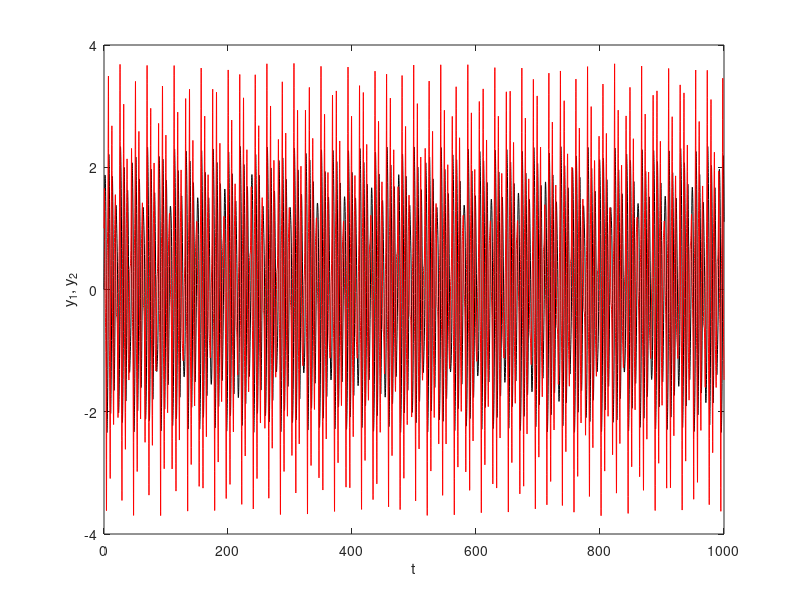
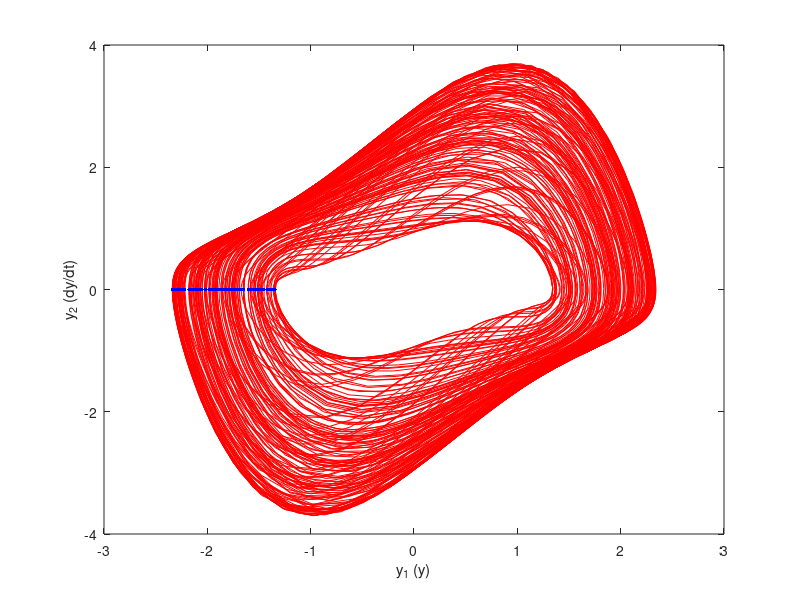
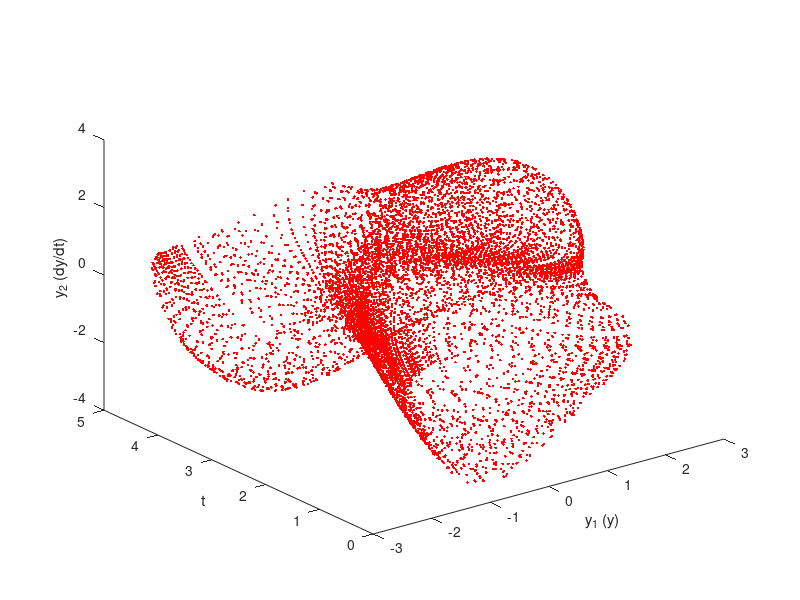
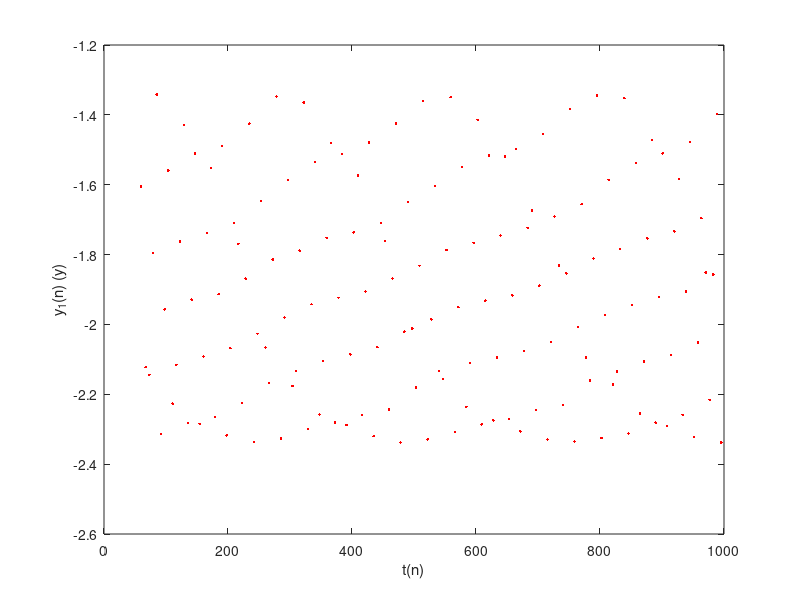

Here is the MATLAB script that generated these plots, in order:

function [] = vdp3


%Parameters
t0 = 0;
t1 = 1000;
mu = 1;
omega = 1.3;

%Initial conditions
y_init = [0,1];

%Time
tspan = [t0,t1];

%ODE solution
options = odeset('events',@(t,y)events(t,y,mu,omega),'reltol',1e-3,'abstol',1e-3);
[t,y,te,ye,ie] = ode45(@(t,y) vdp_oscillator(t,y,mu,omega),tspan,y_init,options);

%Plotting
figure(1)
plot(t,y(:,1),'k', t,y(:,2),'r')
xlabel('t'),ylabel('y_1, y_2')

figure(2)
plot(y(:,1),y(:,2),'r')
xlabel('y_1 (y)'),ylabel('y_2 (dy/dt)')
hold on
plot(ye(:,1),ye(:,2),'b.')
hold off

figure(3)
plot3(y(:,1),mod(t,2*pi/omega),y(:,2),'r.')
xlabel('y_1 (y)'),ylabel('t'),zlabel('y_2 (dy/dt)')

figure(4)
%plot(te,ye(:,1),'r.')
plot(te(10:end),ye(10:end,1),'r.')
xlabel('t(n)'),ylabel('y_1(n) (y)')

figure(5)
%plot(ye(1:end-1,1),ye(2:end,1),'r.')
plot(ye(10:end-1,1),ye(11:end,1),'r.')
xlabel('y_1(n) (y)'),ylabel('y_1(n+1) (y)')

end

function [dy] = vdp_oscillator(t,y,mu,omega)

y1 = y(1);
y2 = y(2);
dy = [y2;mu*(1-y1^2)*y2-y1+sin(omega*t)];
end

function [value,isterminal,direction] = events(t,y,mu,omega)

y2 = y(2);

value = y2;
isterminal = 0;
direction = 1;
end